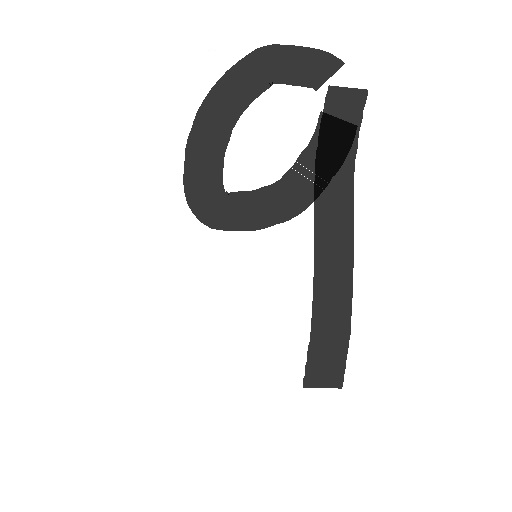
#> input picture img.jpg, 512 x 512 px
$ python usps-realtime.py
#> lines starting #> are read from the running program, lines starting #| are printed output that depends on the picture
### nn.py
import json
import math
import os

import numpy as np
from tqdm import tqdm


def relu(x):
    return max(0, x)


def derivative_relu(x):
    return 1 if x > 0 else 0


def sigmoid(x):
    return 1 / (1 + np.exp(-x))


def derivative_sigmoid(x):
    fx = sigmoid(x)
    return fx * (1 - fx)


def mse_loss(target, prediction):
    return ((target - prediction) ** 2).mean()


class nn:
    def __init__(self, input_num, hidden_layer_num, active_func="sigmoid"):
        self.input_num = input_num
        self.hidden_layer_num = hidden_layer_num
        self.output_layer_weight_index = input_num * hidden_layer_num
        self.output_layer_bias_index = hidden_layer_num
        self.weights = [np.random.normal() for _ in range(self.output_layer_weight_index + hidden_layer_num)]
        self.biases = [np.random.normal() for _ in range(self.output_layer_bias_index + 1)]
        self.active_func = active_func

    def active(self, x):
        if self.active_func == "relu":
            return relu(x)
        return sigmoid(x)

    # [4 lines left out: function derivative_active, not called in this run]

    def feedforward(self, x):
        hidden_layers = np.zeros(self.hidden_layer_num)
        hidden_layers_param = np.zeros(self.hidden_layer_num)
        for i in range(self.hidden_layer_num):
            hidden_layers_param[i] = self.biases[i]
            for j in range(self.input_num):
                hidden_layers_param[i] += self.weights[i * self.input_num + j] * x[j]
            hidden_layers[i] = self.active(hidden_layers_param[i])

        output_prediction_param = self.biases[self.output_layer_bias_index]
        for i in range(self.hidden_layer_num):
            output_prediction_param += self.weights[self.output_layer_weight_index + i] * hidden_layers[i]
        output_prediction = self.active(output_prediction_param)
        return output_prediction, output_prediction_param, hidden_layers, hidden_layers_param

    # [56 lines left out: functions train, test, not called in this run]

    def read_from_file(self, file_name):
        try:
            with open(file_name, "r") as f:
                json_obj = json.load(f)
                if (len(self.weights) == len(json_obj["weights"])) \
                        and (len(self.biases) == len(json_obj["biases"])):
                    self.weights = json_obj["weights"]
                    self.biases = json_obj["biases"]
                else:
                    print(f"The weights shape does not match the current network - {file_name}")

        except Exception as e:
            print(e)

    def predict(self, data):
        data_flatten = np.array(data).flatten()
        result, _, _, _ = self.feedforward(data_flatten)
        return result

### usps-realtime.py
import time

import numpy as np
import matplotlib.pyplot as plt
import cv2
from watchdog.observers import Observer
from watchdog.events import LoggingEventHandler

from nn import nn
import sys

class_num = 10
img_size = (16, 16)
hidden_layer_num = 1

network = [nn(img_size[0] * img_size[1], 1, "sigmoid") for _ in range(class_num)]
for i in range(class_num):
    network[i].read_from_file(f"usps-weights-{i}.json")


def predict(data):
    results = np.zeros(class_num)
    for i in range(class_num):
        results[i] = network[i].predict(data)
    return results.argmax()


img_name = "img.jpg"
if (len(sys.argv) > 1):
    img_name = sys.argv[1]


def read_img_and_predict():
    img = cv2.imread(img_name)
#> img is the input picture: shape (512, 512, 3); min 10, max 255, mean 235.4
    img = cv2.resize(img, dsize=(img_size[0], img_size[1]), interpolation=cv2.INTER_CUBIC)
    img = 1 - (np.array(img) / 255)[:, :, 0]
    plt.imshow(img, cmap='gray')
    plt.title(f"Predict: {predict(img)}")
#> the loop in predict, `for i in range(class_num):` made 10 passes
#> after the loop in predict, `for i in range(class_num):`: results = [0.14, 0.769, 0.485, 0.61, 0.854, 0.644, 0.708, 0.796, 0.442, 0.882]
    plt.show()
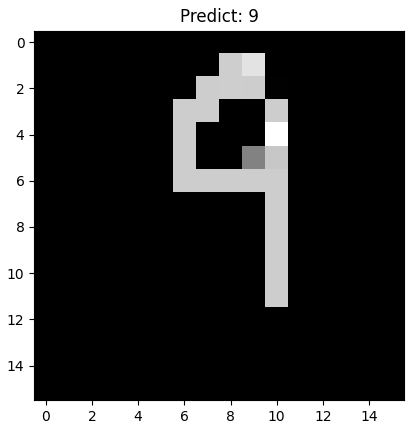
#> figure drawn by matplotlib, 1 panel


class img_modified(LoggingEventHandler):
    def on_modified(self, event):
        super(LoggingEventHandler, self).on_modified(event)
        if (img_name in event.src_path):
            try:
                read_img_and_predict()
            except:
                pass


read_img_and_predict()
#> (the run stopped early here; a loop or call above may not have finished)
